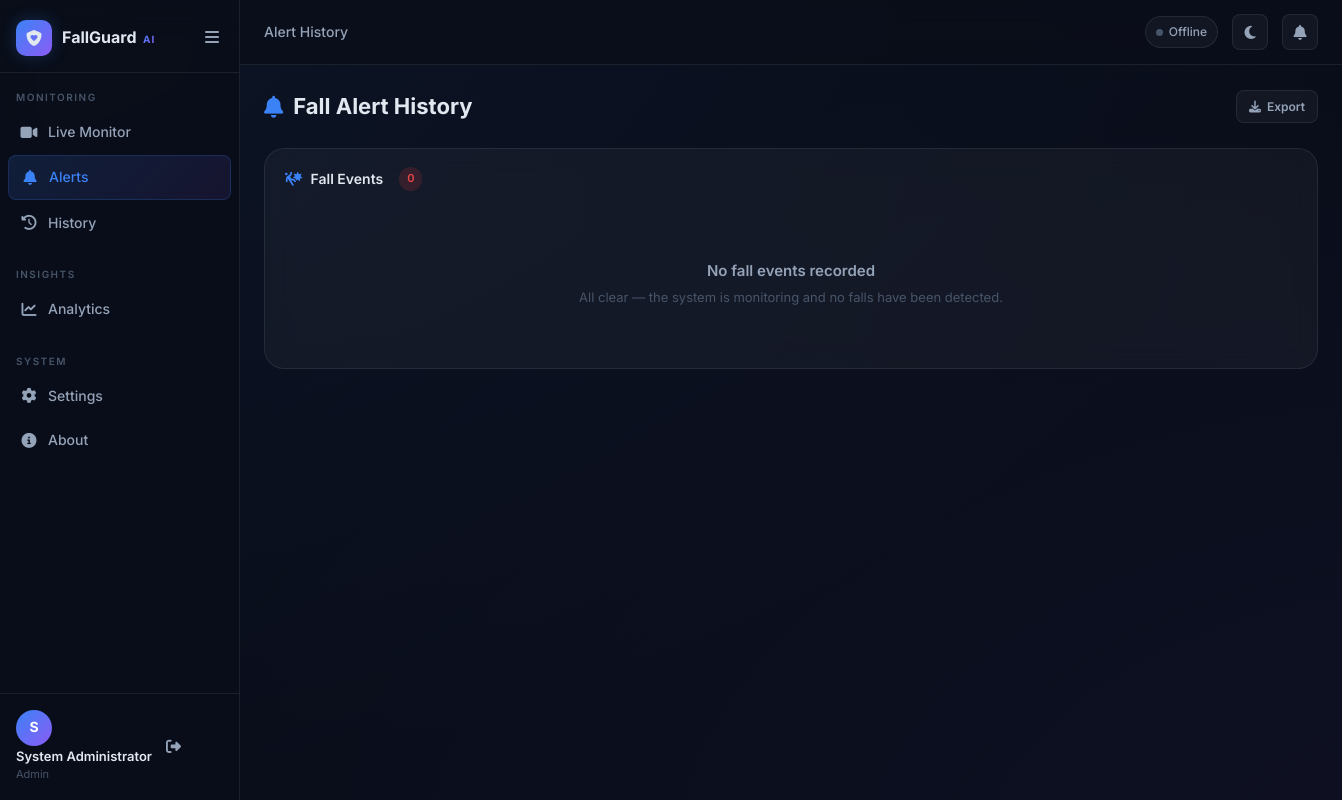
The app's page /alerts/ (signed in), older data.
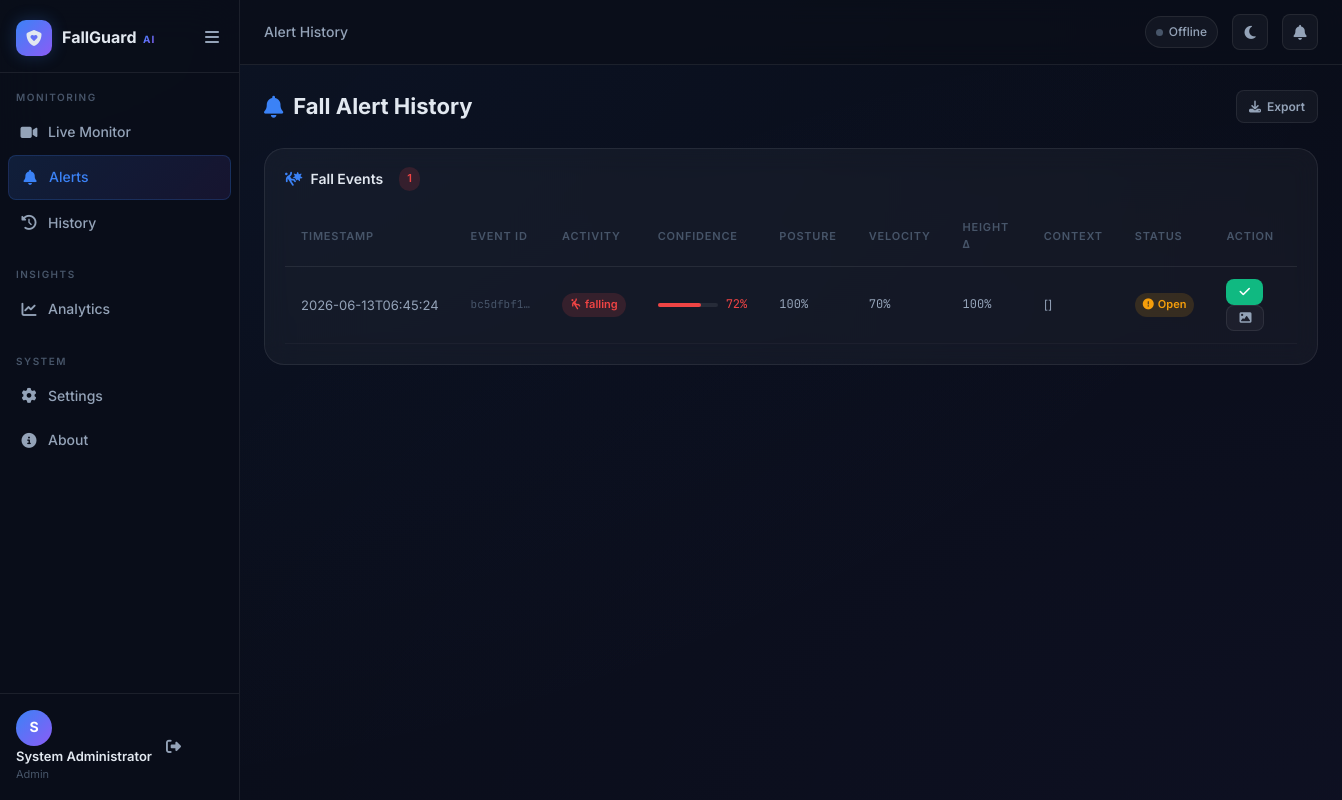
The same page, newer data.
### app/models/user.py (models this page shows, shortened)
class User(UserMixin, db.Model):
    __tablename__ = 'users'
    id = db.Column(db.Integer, primary_key=True)
    username = db.Column(db.String(80), unique=True, nullable=False, index=True)
    email = db.Column(db.String(120), unique=True, nullable=False, index=True)
    password_hash = db.Column(db.String(256), nullable=False)
    full_name = db.Column(db.String(150), nullable=True)
    role = db.Column(db.String(20), nullable=False, default='viewer')
    is_active = db.Column(db.Boolean, default=True)
    phone = db.Column(db.String(20), nullable=True)
    created_at = db.Column(db.DateTime, default=datetime.utcnow)
    last_login = db.Column(db.DateTime, nullable=True)
    events = db.relationship('Event', backref='created_by_user', lazy=True, foreign_keys='Event.user_id')
    settings = db.relationship('UserSettings', backref='user', uselist=False, lazy=True)
    contacts = db.relationship('EmergencyContact', backref='user', lazy=True)
    ROLES = {
        'admin': ['view', 'edit', 'delete', 'manage_users', 'export', 'settings'],
        'caregiver': ['view', 'edit', 'export', 'settings'],
        'viewer': ['view']
    }

### app/models/event.py (models this page shows)
class Event(db.Model):
    __tablename__ = 'events'
    id = db.Column(db.Integer, primary_key=True)
    event_id = db.Column(db.String(36), unique=True, default=lambda: str(uuid.uuid4()))
    user_id = db.Column(db.Integer, db.ForeignKey('users.id'), nullable=True)
    event_type = db.Column(db.String(50), nullable=False)  # fall, sleeping, sitting, standing, etc.
    activity_label = db.Column(db.String(50), nullable=True)
    is_fall = db.Column(db.Boolean, default=False)
    confidence_total = db.Column(db.Float, default=0.0)
    confidence_posture = db.Column(db.Float, default=0.0)
    confidence_velocity = db.Column(db.Float, default=0.0)
    confidence_height = db.Column(db.Float, default=0.0)
    confidence_inactivity = db.Column(db.Float, default=0.0)
    confidence_context = db.Column(db.Float, default=0.0)
    detected_objects = db.Column(db.Text, nullable=True)  # JSON string
    body_angle = db.Column(db.Float, nullable=True)
    velocity = db.Column(db.Float, nullable=True)
    image_path = db.Column(db.String(255), nullable=True)
    timestamp = db.Column(db.DateTime, default=datetime.utcnow, index=True)
    resolved_at = db.Column(db.DateTime, nullable=True)
    is_resolved = db.Column(db.Boolean, default=False)
    alert = db.relationship('Alert', backref='event', uselist=False, lazy=True)
    def to_dict(self) -> dict:
        return {
            'id': self.id,
            'event_id': self.event_id,
            'event_type': self.event_type,
            'activity_label': self.activity_label,
            'is_fall': self.is_fall,
            'confidence_total': round(self.confidence_total, 3),
            'confidence_posture': round(self.confidence_posture, 3),
            'confidence_velocity': round(self.confidence_velocity, 3),
            'confidence_height': round(self.confidence_height, 3),
            'confidence_inactivity': round(self.confidence_inactivity, 3),
            'confidence_context': round(self.confidence_context, 3),
            'body_angle': self.body_angle,
            'velocity': self.velocity,
            'detected_objects': self.detected_objects,
            'image_path': self.image_path,
            'timestamp': self.timestamp.isoformat() if self.timestamp else None,
            'is_resolved': self.is_resolved
        }

### app/routes/alerts.py (the view)
@alerts_bp.route('/')
@login_required
def index():
    falls = Event.query.filter_by(is_fall=True).order_by(Event.timestamp.desc()).limit(50).all()
    return render_template('pages/alerts.html', falls=[e.to_dict() for e in falls])

### templates/pages/alerts.html (shortened to what this page needs)
{% extends "base.html" %}
{% block breadcrumb %}Alert History{% endblock %}
{% block content %}
<div class="page-header">
  <div class="page-title"><i class="fa-solid fa-bell"></i> Fall Alert History</div>
  <div class="page-actions">
    <a href="/api/export/csv" class="btn btn-ghost btn-sm"><i class="fa-solid fa-download"></i> Export</a>
  </div>
</div>
<div class="card">
  <div class="card-header">
    <div class="card-title">
      <i class="fa-solid fa-person-falling-burst"></i> Fall Events
      <span class="badge badge-danger" style="margin-left:8px">{{ falls|length }}</span>
    </div>
  </div>
  <div class="card-body">
    {% if falls %}
    <div class="table-wrap">
      <table>
        <thead>
          <tr>
            <th>Timestamp</th>
            <th>Event ID</th>
            <th>Activity</th>
            <th>Confidence</th>
            <th>Posture</th>
            <th>Velocity</th>
            <th>Height Δ</th>
            <th>Context</th>
            <th>Status</th>
            <th>Action</th>
          </tr>
        </thead>
        <tbody>
          {% for e in falls %}
          <tr id="row-{{ e.id }}">
            <td style="white-space:nowrap">{{ e.timestamp[:19] if e.timestamp else '—' }}</td>
            <td class="font-mono" style="font-size:11px;color:var(--text-muted)">{{ e.event_id[:8] if e.event_id else '—' }}…</td>
            <td>
              <span class="badge badge-danger">
                <i class="fa-solid fa-person-falling"></i>
                {{ e.activity_label or 'fallen' }}
              </span>
            </td>
            <td>
              <div style="display:flex;align-items:center;gap:8px">
                <div style="flex:1;background:var(--border);border-radius:2px;height:4px;min-width:60px">
                  <div style="width:{{ (e.confidence_total*100)|int }}%;background:var(--danger);height:4px;border-radius:2px"></div>
                </div>
                <span class="font-mono text-danger" style="font-size:12px">{{ (e.confidence_total*100)|int }}%</span>
              </div>
            </td>
            <td class="font-mono" style="font-size:12px">{{ (e.confidence_posture*100)|int }}%</td>
            <td class="font-mono" style="font-size:12px">{{ (e.confidence_velocity*100)|int }}%</td>
            <td class="font-mono" style="font-size:12px">{{ (e.confidence_height*100)|int }}%</td>
            <td style="font-size:12px">{{ e.detected_objects or '[]' }}</td>
            <td>
              {% if e.is_resolved %}
                <span class="badge badge-success"><i class="fa-solid fa-check"></i> Resolved</span>
              {% else %}
                <span class="badge badge-warning"><i class="fa-solid fa-circle-exclamation"></i> Open</span>
              {% endif %}
            </td>
            <td>
              {% if not e.is_resolved %}
              <button class="btn btn-success btn-sm" onclick="resolveEvent({{ e.id }})">
                <i class="fa-solid fa-check"></i>
              </button>
              {% endif %}
              {% if e.image_path %}
              <a href="/static/{{ e.image_path }}" target="_blank" class="btn btn-ghost btn-sm">
                <i class="fa-solid fa-image"></i>
              </a>
              {% endif %}
            </td>
          </tr>
          {% endfor %}
        </tbody>
      </table>
    </div>
    {% else %}
    <div style="text-align:center;padding:40px 20px;color:var(--text-muted)">
      <p style="font-size:15px;font-weight:600;color:var(--text-secondary)">No fall events recorded</p>
      <p style="font-size:13px;margin-top:4px">All clear — the system is monitoring and no falls have been detected.</p>
    </div>
    {% endif %}
  </div>
</div>
{% endblock %}

### templates/base.html (shortened to what this page needs)
<!DOCTYPE html>
<html lang="en" data-theme="dark">
<head>
  <link rel="stylesheet" href="https://cdnjs.cloudflare.com/ajax/libs/font-awesome/6.5.0/css/all.min.css">
  <link rel="stylesheet" href="{{ url_for('static', filename='css/main.css') }}">
</head>
<body class="{% block body_class %}app-body{% endblock %}">
{% if current_user.is_authenticated %}
<nav class="sidebar" id="sidebar">
  <div class="sidebar-header">
    <div class="logo">
      <div class="logo-icon">
        <i class="fa-solid fa-shield-heart"></i>
      </div>
      <div class="logo-text">
        <span class="logo-name">FallGuard</span>
        <span class="logo-tag">AI</span>
      </div>
    </div>
    <button class="sidebar-toggle" id="sidebarToggle">
      <i class="fa-solid fa-bars"></i>
    </button>
  </div>
  <div class="nav-section">
    <span class="nav-label">MONITORING</span>
    <a href="{{ url_for('dashboard.monitor') }}"
       class="nav-item {% if request.endpoint == 'dashboard.monitor' %}active{% endif %}">
      <i class="fa-solid fa-video"></i>
      <span>Live Monitor</span>
    </a>
    <a href="{{ url_for('alerts.index') }}"
       class="nav-item {% if request.endpoint == 'alerts.index' %}active{% endif %}">
      <i class="fa-solid fa-bell"></i>
      <span>Alerts</span>
    </a>
    <a href="{{ url_for('dashboard.history') }}"
       class="nav-item {% if request.endpoint == 'dashboard.history' %}active{% endif %}">
      <i class="fa-solid fa-clock-rotate-left"></i>
      <span>History</span>
    </a>
  </div>
  <div class="nav-section">
    <span class="nav-label">INSIGHTS</span>
    <a href="{{ url_for('analytics.index') }}"
       class="nav-item {% if request.endpoint == 'analytics.index' %}active{% endif %}">
      <i class="fa-solid fa-chart-line"></i>
      <span>Analytics</span>
    </a>
  </div>
  <div class="nav-section">
    <span class="nav-label">SYSTEM</span>
    <a href="{{ url_for('settings.index') }}"
       class="nav-item {% if request.endpoint == 'settings.index' %}active{% endif %}">
      <i class="fa-solid fa-gear"></i>
      <span>Settings</span>
    </a>
    <a href="{{ url_for('dashboard.about') }}"
       class="nav-item {% if request.endpoint == 'dashboard.about' %}active{% endif %}">
      <i class="fa-solid fa-circle-info"></i>
      <span>About</span>
    </a>
  </div>
  <div class="sidebar-footer">
    <div class="user-info">
      <div class="user-avatar">
        {{ current_user.full_name[0] if current_user.full_name else current_user.username[0] }}
      </div>
      <div class="user-details">
        <div class="user-name">
          {{ current_user.full_name or current_user.username }}
        </div>
        <div class="user-role">
          {{ current_user.role | capitalize }}
        </div>
      </div>
    </div>
    <a href="{{ url_for('auth.logout') }}" class="logout-btn" title="Logout">
      <i class="fa-solid fa-right-from-bracket"></i>
    </a>
  </div>
</nav>
<div class="main-content" id="mainContent">
  <div class="topbar">
    <div class="topbar-left">
      <div class="breadcrumb">
        {% block breadcrumb %}Dashboard{% endblock %}
      </div>
    </div>
    <div class="topbar-right">
      <div class="system-status" id="systemStatus">
        <div class="status-dot offline"></div>
        <span>Offline</span>
      </div>
      <button class="theme-toggle" id="themeToggle">
        <i class="fa-solid fa-moon" id="themeIcon"></i>
      </button>
      <div class="alert-bell" id="alertBell">
        <i class="fa-solid fa-bell"></i>
      </div>
    </div>
  </div>
{% endif %}
<main class="page-content">
  {% block content %}{% endblock %}
</main>
{% if current_user.is_authenticated %}
</div>
{% endif %}
</body>
</html>

Row changes from the older to the newer data that the page shows:
added Event: timestamp "2026-06-13T06:45:24", event_id "bc5dfbf1", activity_label "falling", confidence_total "72", confidence_posture "100", confidence_velocity "70", confidence_height "100", detected_objects "[]"
Text that changed along with them:
{{ falls|length }}: "0" → "1"
text no longer shown: "No fall events recorded All clear — the system is monitoring and no falls have been detected."
text now shown: "TIMESTAMP EVENT ID ACTIVITY CONFIDENCE POSTURE VELOCITY HEIGHT Δ CONTEXT STATUS ACTION"
